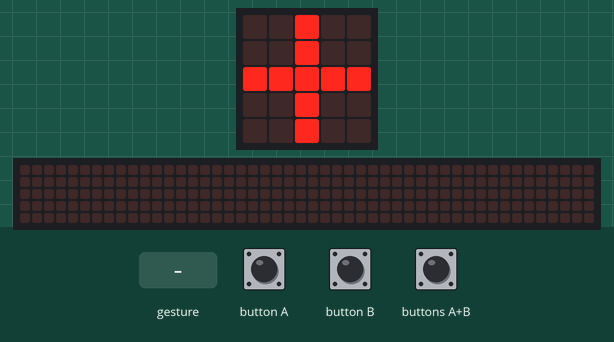
Recording of a program running on a simulated BBC micro:bit (MakeCode). On the bench: the board's 5×5 LED display, a strip that is not on the board, showing the scrolling text unrolled. The test bench sets the inputs (shaded band). A tilt is held for 1.5 s and a shake lasts 1 s, then the board lies face up again; the 48×5 strip is a reading aid, not a part: it shows the text the display is scrolling, unrolled, one strip-width of it at a time.

Above: at 2.7 s.
2.8 s: buttons A+B pressed for 0.15 s
3.5 s: gesture 'shake'
At 3.75 s:
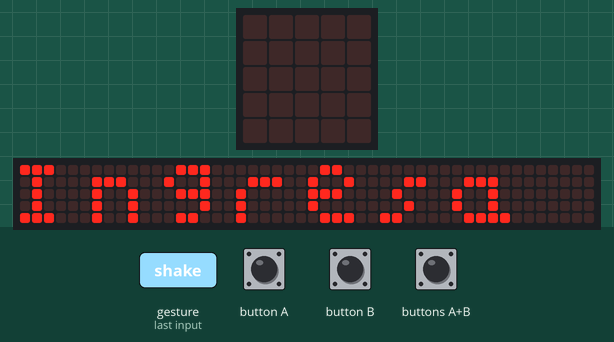
5.4 s: button A pressed for 0.15 s
6.1 s: buttons A+B pressed for 1 s
7.7 s: button A pressed for 0.15 s
At 8.2 s:
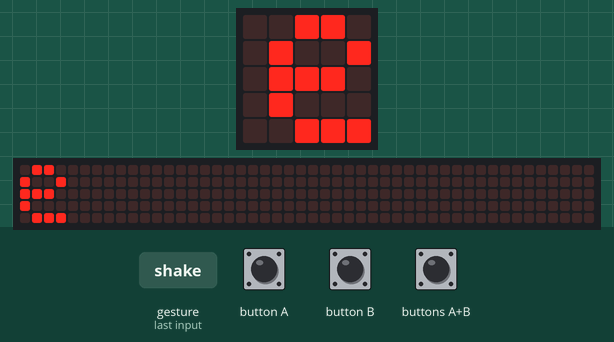
8.4 s: button B pressed for 0.15 s
At 9.1 s:
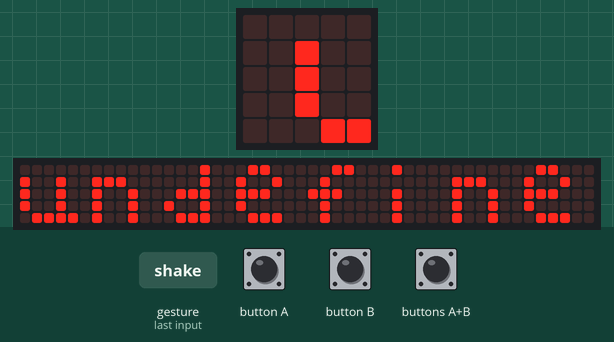

The program:

main.ts
```typescript
function cargarTecladoNumero() {
    tecladoNumeros[0] = "0"
    tecladoNumeros[1] = "1"
    tecladoNumeros[2] = "2"
    tecladoNumeros[3] = "3"
    tecladoNumeros[4] = "4"
    tecladoNumeros[5] = "5"
    tecladoNumeros[6] = "6"
    tecladoNumeros[7] = "7"
    tecladoNumeros[8] = "8"
    tecladoNumeros[9] = "9"
}
function resetearVariables(seccionOrigen: string) {
    cargarTecladoNombre()
    establecerModo(0)
    menuPrincipal = true
    nombreActual = ""
    registroActual = 0
    ingresandoNombre = false
    ingresandoTelefono = false
    if (seccionOrigen != "opcionMenu") {
        listaNombres = []
        opcionesMenuPrincipal = []
        listaTelefonos = []
        opcionMenuActual = 1
    }
}
function establecerModo(numOpcionMenu: number) {
    modoAgregarContacto = numOpcionMenu == 1
    modoListado = numOpcionMenu == 2
    modoUpdate = numOpcionMenu == 3
    modoBorrarContacto = numOpcionMenu == 4
}
input.onButtonPressed(Button.A, function () {
    if (menuPrincipal) {
        if (opcionMenuActual > 1) {
            opcionMenuActual += -1
        } else {
            opcionMenuActual = 4
        }
    } else if (modoAgregarContacto || (modoListado || (modoUpdate || modoBorrarContacto))) {
        menuPrincipal = true
        resetearVariables("opcionMenu")
    } else {

    }
})
input.onGesture(Gesture.Shake, function () {
    basic.clearScreen()
    modoListado = true
    basic.showString("Nombres guardados:", 50)
    for (let index = 0; index <= listaNombres.length - 1; index++) {
        basic.clearScreen()
        basic.showString("" + index + "-" + listaNombres[index])
    }
})
input.onButtonPressed(Button.AB, function () {
    if (menuPrincipal) {
        menuPrincipal = false
        if (opcionMenuActual == 1) {
            if (ingresandoNombre) {
                telefono = ""
                basic.clearScreen()
                basic.showString("Ingresa el telefono", 50)
                ingresandoTelefono = true
                ingresandoNombre = false
            } else {
                nombre = ""
                basic.clearScreen()
                basic.showString("Ingresa el nombre", 50)
                ingresandoNombre = true
                modoAgregarContacto = true
                modoBorrarContacto = false
                modoListado = false
                modoUpdate = false
            }
        } else if (opcionMenuActual == 2 || opcionMenuActual == 3) {
            if (listaNombres.length == 0) {
                basic.clearScreen()
                basic.showString("No hay registros", 50)
                menuPrincipal = false
            } else {
                registroActual = 0
                modoAgregarContacto = false
                modoListado = true
                modoUpdate = false
                modoBorrarContacto = false
            }
        } else if (opcionMenuActual == 3) {
            modoAgregarContacto = false
            modoListado = true
            modoUpdate = true
            modoBorrarContacto = false
        } else if (opcionMenuActual == 4) {
            modoAgregarContacto = false
            modoListado = false
            modoUpdate = false
            modoBorrarContacto = true
        }
    } else if (ingresandoNombre) {
        listaNombres.push(nombre)
        ingresandoNombre = false
        ingresandoTelefono = true
    } else if (ingresandoTelefono) {
        listaTelefonos.push(telefono)
        ingresandoTelefono = false
        menuPrincipal = true
    } else {

    }
})
input.onButtonPressed(Button.B, function () {
    if (ingresandoNombre) {
        nombre = "" + nombre + tecladoLetras[caracterActual]
        basic.showIcon(IconNames.Yes)
        basic.pause(200)
    } else if (menuPrincipal) {
        if (opcionMenuActual < 4) {
            opcionMenuActual += 1
        } else {
            opcionMenuActual = 1
        }
    } else if (ingresandoTelefono) {
        telefono = "" + telefono + tecladoNumeros[caracterActual]
        basic.showIcon(IconNames.Yes)
        basic.pause(200)
    } else if (modoListado) {
        registroActual += 1
    } else {

    }
})
function cargarTecladoNombre() {
    tecladoLetras[0] = "A"
    tecladoLetras[1] = "B"
    tecladoLetras[2] = "C"
    tecladoLetras[3] = "D"
    tecladoLetras[4] = "E"
    tecladoLetras[5] = "F"
    tecladoLetras[6] = "G"
    tecladoLetras[7] = "H"
    tecladoLetras[8] = "I"
    tecladoLetras[9] = "J"
    tecladoLetras[10] = "K"
    tecladoLetras[11] = "L"
    tecladoLetras[12] = "M"
    tecladoLetras[13] = "N"
    tecladoLetras[14] = "0"
    tecladoLetras[15] = "P"
    tecladoLetras[16] = "Q"
    tecladoLetras[17] = "R"
    tecladoLetras[18] = "S"
    tecladoLetras[19] = "T"
    tecladoLetras[20] = "U"
    tecladoLetras[21] = "V"
    tecladoLetras[22] = "W"
    tecladoLetras[23] = "X"
    tecladoLetras[24] = "Y"
    tecladoLetras[25] = "Z"
    tecladoLetras[26] = "_"
}
let nombre = ""
let telefono = ""
let modoBorrarContacto = false
let modoUpdate = false
let modoListado = false
let modoAgregarContacto = false
let opcionMenuActual = 0
let listaTelefonos: string[] = []
let opcionesMenuPrincipal: number[] = []
let listaNombres: string[] = []
let ingresandoTelefono = false
let ingresandoNombre = false
let registroActual = 0
let nombreActual = ""
let menuPrincipal = false
let tecladoNumeros: string[] = []
let tecladoLetras: string[] = []
let caracterActual = 0
resetearVariables("inicio")
basic.clearScreen()
basic.showString("Menu", 50)
basic.forever(function () {
    if (modoAgregarContacto) {
        if (ingresandoNombre) {
            while (input.acceleration(Dimension.X) > 200) {
                if (caracterActual < tecladoLetras.length - 1) {
                    caracterActual += 1
                }
                basic.showString("" + (tecladoLetras[caracterActual]), 256 - ((input.acceleration(Dimension.X) * 2) / 4))
            }
            while (input.acceleration(Dimension.X) < -200) {
                basic.clearScreen()
                if (caracterActual > 0) {
                    caracterActual += -1
                }
                basic.showString("" + (tecladoLetras[caracterActual]), 256 - (-(input.acceleration(Dimension.X) * 2) / 4))
            }
        } else {
            while (input.acceleration(Dimension.X) > 200) {
                if (caracterActual < tecladoNumeros.length - 1) {
                    caracterActual += 1
                }
                basic.showString("" + (tecladoNumeros[caracterActual]), 256 - ((input.acceleration(Dimension.X) * 2) / 4))
            }
            while (input.acceleration(Dimension.X) < -200) {
                basic.clearScreen()
                if (caracterActual > 0) {
                    caracterActual += -1
                }
                basic.showString("" + (tecladoNumeros[caracterActual]), 256 - (-(input.acceleration(Dimension.X) * 2) / 4))
            }
        }
    } else if (menuPrincipal) {
        if (opcionMenuActual == 1) {
            basic.showLeds(`
                . . # . .
                . . # . .
                # # # # #
                . . # . .
                . . # . .
                `)
        } else if (opcionMenuActual == 2) {
            basic.showLeds(`
                # . # # #
                . . . . .
                # # # . #
                . . . . .
                # # . # #
                `)
        } else if (opcionMenuActual == 3) {
            basic.showLeds(`
                . . . . #
                . . . # .
                . . # . .
                . . . . .
                # . . . .
                `)
        } else if (opcionMenuActual == 4) {
            basic.showIcon(IconNames.No)
        }
    } else if (modoListado) {
        basic.showString("" + (listaNombres[registroActual]))
        basic.showString("" + (listaTelefonos[registroActual]))
    } else {

    }
})
```

test.ts
```typescript
// aquí va el archivo "tests"; esto no se compilará cuando este paquete se utilice como una extensión.
```
